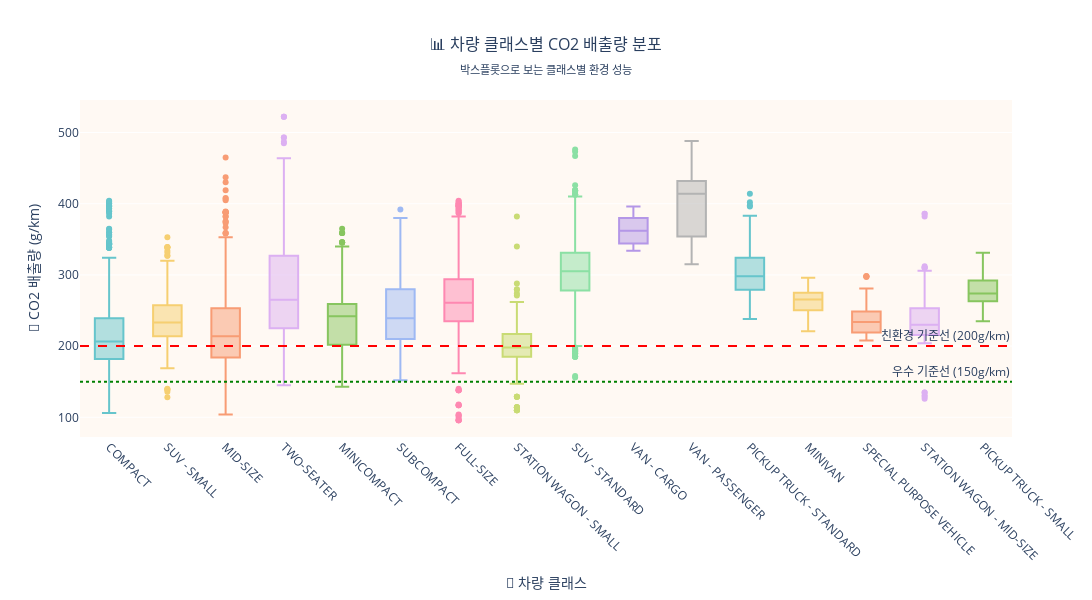

The cell this chart's notebook holds for it:
### Markdown cell above
## 📊 시각화 3: 차량 클래스별 CO2 분포
### 박스플롯으로 보는 클래스별 환경 성능

### Code cell
print("📦 생성 중: 차량 클래스별 CO2 분포...")

# 차량 클래스별 통계
class_stats = co2_data.groupby('Vehicle Class')['CO2 Emissions(g/km)'].agg(['mean', 'median', 'count']).round(1)
class_stats.columns = ['평균', '중앙값', '차량수']
class_stats = class_stats.sort_values('평균')

print("📋 차량 클래스별 CO2 배출량 통계:")
display(class_stats)

fig_box = px.box(
    co2_data,
    x='Vehicle Class',
    y='CO2 Emissions(g/km)',
    color='Vehicle Class',
    title='📊 차량 클래스별 CO2 배출량 분포 분석',
    color_discrete_sequence=px.colors.qualitative.Pastel
)

# 친환경 기준선 추가
fig_box.add_hline(
    y=200,
    line_dash="dash",
    line_color="red",
    annotation_text="친환경 기준선 (200g/km)"
)

# 우수 기준선 추가
fig_box.add_hline(
    y=150,
    line_dash="dot",
    line_color="green",
    annotation_text="우수 기준선 (150g/km)"
)

fig_box.update_layout(
    title={
        'text': '📊 차량 클래스별 CO2 배출량 분포<br><sub>박스플롯으로 보는 클래스별 환경 성능</sub>',
        'x': 0.5,
        'xanchor': 'center',
        'font': {'size': 16}
    },
    xaxis_title='🚗 차량 클래스',
    yaxis_title='🌱 CO2 배출량 (g/km)',
    showlegend=False,
    plot_bgcolor='rgba(255,248,240,0.8)',
    paper_bgcolor='white',
    width=1100,
    height=600
)

fig_box.update_xaxes(tickangle=45)
fig_box.show()

### Figure 1 — Plotly figure (JSON) as saved in the notebook; plotly's stock layout.template omitted (floating-point values rounded to 4 significant figures; data arrays with more than 128 entries replaced by an {"elided": "..."} marker saying what was removed)
{"data": [{"alignmentgroup": "True", "hovertemplate": "Vehicle Class=%{x}<br>CO2 Emissions(g/km)=%{y}<extra></extra>", "legendgroup": "COMPACT", "marker": {"color": "rgb(102, 197, 204)"}, "name": "COMPACT", "notched": false, "offsetgroup": "COMPACT", "orientation": "v", "showlegend": true, "type": "box", "x": {"elided": "1022 str values"}, "x0": " ", "xaxis": "x", "y": {"elided": "1022 int values"}, "y0": " ", "yaxis": "y"}, {"alignmentgroup": "True", "hovertemplate": "Vehicle Class=%{x}<br>CO2 Emissions(g/km)=%{y}<extra></extra>", "legendgroup": "SUV - SMALL", "marker": {"color": "rgb(246, 207, 113)"}, "name": "SUV - SMALL", "notched": false, "offsetgroup": "SUV - SMALL", "orientation": "v", "showlegend": true, "type": "box", "x": {"elided": "1217 str values"}, "x0": " ", "xaxis": "x", "y": {"elided": "1217 int values"}, "y0": " ", "yaxis": "y"}, {"alignmentgroup": "True", "hovertemplate": "Vehicle Class=%{x}<br>CO2 Emissions(g/km)=%{y}<extra></extra>", "legendgroup": "MID-SIZE", "marker": {"color": "rgb(248, 156, 116)"}, "name": "MID-SIZE", "notched": false, "offsetgroup": "MID-SIZE", "orientation": "v", "showlegend": true, "type": "box", "x": {"elided": "1133 str values"}, "x0": " ", "xaxis": "x", "y": {"elided": "1133 int values"}, "y0": " ", "yaxis": "y"}, {"alignmentgroup": "True", "hovertemplate": "Vehicle Class=%{x}<br>CO2 Emissions(g/km)=%{y}<extra></extra>", "legendgroup": "TWO-SEATER", "marker": {"color": "rgb(220, 176, 242)"}, "name": "TWO-SEATER", "notched": false, "offsetgroup": "TWO-SEATER", "orientation": "v", "showlegend": true, "type": "box", "x": {"elided": "460 str values"}, "x0": " ", "xaxis": "x", "y": {"elided": "460 int values"}, "y0": " ", "yaxis": "y"}, {"alignmentgroup": "True", "hovertemplate": "Vehicle Class=%{x}<br>CO2 Emissions(g/km)=%{y}<extra></extra>", "legendgroup": "MINICOMPACT", "marker": {"color": "rgb(135, 197, 95)"}, "name": "MINICOMPACT", "notched": false, "offsetgroup": "MINICOMPACT", "orientation": "v", "showlegend": true, "type": "box", "x": {"elided": "326 str values"}, "x0": " ", "xaxis": "x", "y": {"elided": "326 int values"}, "y0": " ", "yaxis": "y"}, {"alignmentgroup": "True", "hovertemplate": "Vehicle Class=%{x}<br>CO2 Emissions(g/km)=%{y}<extra></extra>", "legendgroup": "SUBCOMPACT", "marker": {"color": "rgb(158, 185, 243)"}, "name": "SUBCOMPACT", "notched": false, "offsetgroup": "SUBCOMPACT", "orientation": "v", "showlegend": true, "type": "box", "x": {"elided": "606 str values"}, "x0": " ", "xaxis": "x", "y": {"elided": "606 int values"}, "y0": " ", "yaxis": "y"}, {"alignmentgroup": "True", "hovertemplate": "Vehicle Class=%{x}<br>CO2 Emissions(g/km)=%{y}<extra></extra>", "legendgroup": "FULL-SIZE", "marker": {"color": "rgb(254, 136, 177)"}, "name": "FULL-SIZE", "notched": false, "offsetgroup": "FULL-SIZE", "orientation": "v", "showlegend": true, "type": "box", "x": {"elided": "639 str values"}, "x0": " ", "xaxis": "x", "y": {"elided": "639 int values"}, "y0": " ", "yaxis": "y"}, {"alignmentgroup": "True", "hovertemplate": "Vehicle Class=%{x}<br>CO2 Emissions(g/km)=%{y}<extra></extra>", "legendgroup": "STATION WAGON - SMALL", "marker": {"color": "rgb(201, 219, 116)"}, "name": "STATION WAGON - SMALL", "notched": false, "offsetgroup": "STATION WAGON - SMALL", "orientation": "v", "showlegend": true, "type": "box", "x": {"elided": "252 str values"}, "x0": " ", "xaxis": "x", "y": {"elided": "252 int values"}, "y0": " ", "yaxis": "y"}, {"alignmentgroup": "True", "hovertemplate": "Vehicle Class=%{x}<br>CO2 Emissions(g/km)=%{y}<extra></extra>", "legendgroup": "SUV - STANDARD", "marker": {"color": "rgb(139, 224, 164)"}, "name": "SUV - STANDARD", "notched": false, "offsetgroup": "SUV - STANDARD", "orientation": "v", "showlegend": true, "type": "box", "x": {"elided": "735 str values"}, "x0": " ", "xaxis": "x", "y": {"elided": "735 int values"}, "y0": " ", "yaxis": "y"}, {"alignmentgroup": "True", "hovertemplate": "Vehicle Class=%{x}<br>CO2 Emissions(g/km)=%{y}<extra></extra>", "legendgroup": "VAN - CARGO", "marker": {"color": "rgb(180, 151, 231)"}, "name": "VAN - CARGO", "notched": false, "offsetgroup": "VAN - CARGO", "orientation": "v", "showlegend": true, "type": "box", "x": ["VAN - CARGO", "VAN - CARGO", "VAN - CARGO", "VAN - CARGO", "VAN - CARGO", "VAN - CARGO", "VAN - CARGO", "VAN - CARGO", "VAN - CARGO", "VAN - CARGO", "VAN - CARGO", "VAN - CARGO", "VAN - CARGO", "VAN - CARGO", "VAN - CARGO", "VAN - CARGO", "VAN - CARGO", "VAN - CARGO", "VAN - CARGO", "VAN - CARGO", "VAN - CARGO", "VAN - CARGO"], "x0": " ", "xaxis": "x", "y": [347, 366, 334, 380, 344, 380, 344, 380, 362, 373, 350, 396, 360, 347, 366, 334, 380, 344, 380, 344, 380, 362], "y0": " ", "yaxis": "y"}, {"alignmentgroup": "True", "hovertemplate": "Vehicle Class=%{x}<br>CO2 Emissions(g/km)=%{y}<extra></extra>", "legendgroup": "VAN - PASSENGER", "marker": {"color": "rgb(179, 179, 179)"}, "name": "VAN - PASSENGER", "notched": false, "offsetgroup": "VAN - PASSENGER", "orientation": "v", "showlegend": true, "type": "box", "x": ["VAN - PASSENGER", "VAN - PASSENGER", "VAN - PASSENGER", "VAN - PASSENGER", "VAN - PASSENGER", "VAN - PASSENGER", "VAN - PASSENGER", "VAN - PASSENGER", "VAN - PASSENGER", "VAN - PASSENGER", "VAN - PASSENGER", "VAN - PASSENGER", "VAN - PASSENGER", "VAN - PASSENGER", "VAN - PASSENGER", "VAN - PASSENGER", "VAN - PASSENGER", "VAN - PASSENGER", "VAN - PASSENGER", "VAN - PASSENGER", "VAN - PASSENGER", "VAN - PASSENGER", "VAN - PASSENGER", "VAN - PASSENGER", "VAN - PASSENGER", "VAN - PASSENGER", "VAN - PASSENGER", "VAN - PASSENGER", "VAN - PASSENGER", "VAN - PASSENGER", "VAN - PASSENGER", "VAN - PASSENGER", "VAN - PASSENGER", "VAN - PASSENGER", "VAN - PASSENGER", "VAN - PASSENGER", "VAN - PASSENGER", "VAN - PASSENGER", "VAN - PASSENGER", "VAN - PASSENGER", "VAN - PASSENGER", "VAN - PASSENGER", "VAN - PASSENGER", "VAN - PASSENGER", "VAN - PASSENGER", "VAN - PASSENGER", "VAN - PASSENGER", "VAN - PASSENGER", "VAN - PASSENGER", "VAN - PASSENGER", "VAN - PASSENGER", "VAN - PASSENGER", "VAN - PASSENGER", "VAN - PASSENGER", "VAN - PASSENGER", "VAN - PASSENGER", "VAN - PASSENGER", "VAN - PASSENGER", "VAN - PASSENGER", "VAN - PASSENGER", "VAN - PASSENGER", "VAN - PASSENGER", "VAN - PASSENGER", "VAN - PASSENGER", "VAN - PASSENGER", "VAN - PASSENGER"], "x0": " ", "xaxis": "x", "y": [380, 344, 380, 362, 414, 432, 411, 419, 435, 413, 386, 368, 488, 421, 382, 380, 344, 380, 362, 414, 432, 411, 419, 435, 413, 414, 432, 432, 414, 416, 437, 437, 418, 338, 340, 315, 414, 432, 432, 414, 416, 437, 437, 418, 441, 465, 342, 356, 345, 441, 465, 438, 445, 344, 354, 343, 438, 445, 345, 354, 346, 355, 340, 316, 352, 328], "y0": " ", "yaxis": "y"}, {"alignmentgroup": "True", "hovertemplate": "Vehicle Class=%{x}<br>CO2 Emissions(g/km)=%{y}<extra></extra>", "legendgroup": "PICKUP TRUCK - STANDARD", "marker": {"color": "rgb(102, 197, 204)"}, "name": "PICKUP TRUCK - STANDARD", "notched": false, "offsetgroup": "PICKUP TRUCK - STANDARD", "orientation": "v", "showlegend": true, "type": "box", "x": {"elided": "538 str values"}, "x0": " ", "xaxis": "x", "y": {"elided": "538 int values"}, "y0": " ", "yaxis": "y"}, {"alignmentgroup": "True", "hovertemplate": "Vehicle Class=%{x}<br>CO2 Emissions(g/km)=%{y}<extra></extra>", "legendgroup": "MINIVAN", "marker": {"color": "rgb(246, 207, 113)"}, "name": "MINIVAN", "notched": false, "offsetgroup": "MINIVAN", "orientation": "v", "showlegend": true, "type": "box", "x": ["MINIVAN", "MINIVAN", "MINIVAN", "MINIVAN", "MINIVAN", "MINIVAN", "MINIVAN", "MINIVAN", "MINIVAN", "MINIVAN", "MINIVAN", "MINIVAN", "MINIVAN", "MINIVAN", "MINIVAN", "MINIVAN", "MINIVAN", "MINIVAN", "MINIVAN", "MINIVAN", "MINIVAN", "MINIVAN", "MINIVAN", "MINIVAN", "MINIVAN", "MINIVAN", "MINIVAN", "MINIVAN", "MINIVAN", "MINIVAN", "MINIVAN", "MINIVAN", "MINIVAN", "MINIVAN", "MINIVAN", "MINIVAN", "MINIVAN", "MINIVAN", "MINIVAN", "MINIVAN", "MINIVAN", "MINIVAN", "MINIVAN", "MINIVAN", "MINIVAN", "MINIVAN", "MINIVAN", "MINIVAN", "MINIVAN", "MINIVAN", "MINIVAN", "MINIVAN", "MINIVAN", "MINIVAN", "MINIVAN", "MINIVAN", "MINIVAN", "MINIVAN", "MINIVAN", "MINIVAN", "MINIVAN", "MINIVAN", "MINIVAN", "MINIVAN", "MINIVAN", "MINIVAN", "MINIVAN", "MINIVAN", "MINIVAN", "MINIVAN", "MINIVAN", "MINIVAN", "MINIVAN", "MINIVAN", "MINIVAN", "MINIVAN", "MINIVAN", "MINIVAN", "MINIVAN", "MINIVAN"], "x0": " ", "xaxis": "x", "y": [276, 269, 271, 264, 244, 276, 223, 225, 255, 262, 254, 260, 285, 278, 276, 269, 271, 262, 244, 267, 262, 288, 221, 225, 242, 262, 254, 262, 288, 282, 279, 276, 269, 250, 275, 269, 296, 226, 229, 267, 290, 257, 249, 276, 274, 251, 275, 269, 296, 226, 230, 255, 274, 259, 249, 276, 274, 252, 247, 275, 269, 296, 256, 274, 259, 249, 276, 274, 252, 247, 272, 254, 274, 249, 249, 276, 248, 271, 259, 274], "y0": " ", "yaxis": "y"}, {"alignmentgroup": "True", "hovertemplate": "Vehicle Class=%{x}<br>CO2 Emissions(g/km)=%{y}<extra></extra>", "legendgroup": "SPECIAL PURPOSE VEHICLE", "marker": {"color": "rgb(248, 156, 116)"}, "name": "SPECIAL PURPOSE VEHICLE", "notched": false, "offsetgroup": "SPECIAL PURPOSE VEHICLE", "orientation": "v", "showlegend": true, "type": "box", "x": ["SPECIAL PURPOSE VEHICLE", "SPECIAL PURPOSE VEHICLE", "SPECIAL PURPOSE VEHICLE", "SPECIAL PURPOSE VEHICLE", "SPECIAL PURPOSE VEHICLE", "SPECIAL PURPOSE VEHICLE", "SPECIAL PURPOSE VEHICLE", "SPECIAL PURPOSE VEHICLE", "SPECIAL PURPOSE VEHICLE", "SPECIAL PURPOSE VEHICLE", "SPECIAL PURPOSE VEHICLE", "SPECIAL PURPOSE VEHICLE", "SPECIAL PURPOSE VEHICLE", "SPECIAL PURPOSE VEHICLE", "SPECIAL PURPOSE VEHICLE", "SPECIAL PURPOSE VEHICLE", "SPECIAL PURPOSE VEHICLE", "SPECIAL PURPOSE VEHICLE", "SPECIAL PURPOSE VEHICLE", "SPECIAL PURPOSE VEHICLE", "SPECIAL PURPOSE VEHICLE", "SPECIAL PURPOSE VEHICLE", "SPECIAL PURPOSE VEHICLE", "SPECIAL PURPOSE VEHICLE", "SPECIAL PURPOSE VEHICLE", "SPECIAL PURPOSE VEHICLE", "SPECIAL PURPOSE VEHICLE", "SPECIAL PURPOSE VEHICLE", "SPECIAL PURPOSE VEHICLE", "SPECIAL PURPOSE VEHICLE", "SPECIAL PURPOSE VEHICLE", "SPECIAL PURPOSE VEHICLE", "SPECIAL PURPOSE VEHICLE", "SPECIAL PURPOSE VEHICLE", "SPECIAL PURPOSE VEHICLE", "SPECIAL PURPOSE VEHICLE", "SPECIAL PURPOSE VEHICLE", "SPECIAL PURPOSE VEHICLE", "SPECIAL PURPOSE VEHICLE", "SPECIAL PURPOSE VEHICLE", "SPECIAL PURPOSE VEHICLE", "SPECIAL PURPOSE VEHICLE", "SPECIAL PURPOSE VEHICLE", "SPECIAL PURPOSE VEHICLE", "SPECIAL PURPOSE VEHICLE", "SPECIAL PURPOSE VEHICLE", "SPECIAL PURPOSE VEHICLE", "SPECIAL PURPOSE VEHICLE", "SPECIAL PURPOSE VEHICLE", "SPECIAL PURPOSE VEHICLE", "SPECIAL PURPOSE VEHICLE", "SPECIAL PURPOSE VEHICLE", "SPECIAL PURPOSE VEHICLE", "SPECIAL PURPOSE VEHICLE", "SPECIAL PURPOSE VEHICLE", "SPECIAL PURPOSE VEHICLE", "SPECIAL PURPOSE VEHICLE", "SPECIAL PURPOSE VEHICLE", "SPECIAL PURPOSE VEHICLE", "SPECIAL PURPOSE VEHICLE", "SPECIAL PURPOSE VEHICLE", "SPECIAL PURPOSE VEHICLE", "SPECIAL PURPOSE VEHICLE", "SPECIAL PURPOSE VEHICLE", "SPECIAL PURPOSE VEHICLE", "SPECIAL PURPOSE VEHICLE", "SPECIAL PURPOSE VEHICLE", "SPECIAL PURPOSE VEHICLE", "SPECIAL PURPOSE VEHICLE", "SPECIAL PURPOSE VEHICLE", "SPECIAL PURPOSE VEHICLE", "SPECIAL PURPOSE VEHICLE", "SPECIAL PURPOSE VEHICLE", "SPECIAL PURPOSE VEHICLE", "SPECIAL PURPOSE VEHICLE", "SPECIAL PURPOSE VEHICLE", "SPECIAL PURPOSE VEHICLE"], "x0": " ", "xaxis": "x", "y": [218, 228, 232, 239, 235, 281, 214, 216, 216, 228, 235, 239, 232, 281, 216, 225, 220, 223, 243, 243, 233, 252, 252, 240, 252, 252, 240, 268, 298, 233, 248, 220, 231, 220, 244, 234, 253, 242, 298, 240, 248, 220, 232, 218, 244, 234, 251, 241, 298, 251, 268, 218, 232, 219, 219, 209, 247, 214, 214, 208, 251, 297, 251, 248, 268, 218, 232, 219, 209, 219, 247, 214, 214, 208, 251, 218, 232], "y0": " ", "yaxis": "y"}, {"alignmentgroup": "True", "hovertemplate": "Vehicle Class=%{x}<br>CO2 Emissions(g/km)=%{y}<extra></extra>", "legendgroup": "STATION WAGON - MID-SIZE", "marker": {"color": "rgb(220, 176, 242)"}, "name": "STATION WAGON - MID-SIZE", "notched": false, "offsetgroup": "STATION WAGON - MID-SIZE", "orientation": "v", "showlegend": true, "type": "box", "x": ["STATION WAGON - MID-SIZE", "STATION WAGON - MID-SIZE", "STATION WAGON - MID-SIZE", "STATION WAGON - MID-SIZE", "STATION WAGON - MID-SIZE", "STATION WAGON - MID-SIZE", "STATION WAGON - MID-SIZE", "STATION WAGON - MID-SIZE", "STATION WAGON - MID-SIZE", "STATION WAGON - MID-SIZE", "STATION WAGON - MID-SIZE", "STATION WAGON - MID-SIZE", "STATION WAGON - MID-SIZE", "STATION WAGON - MID-SIZE", "STATION WAGON - MID-SIZE", "STATION WAGON - MID-SIZE", "STATION WAGON - MID-SIZE", "STATION WAGON - MID-SIZE", "STATION WAGON - MID-SIZE", "STATION WAGON - MID-SIZE", "STATION WAGON - MID-SIZE", "STATION WAGON - MID-SIZE", "STATION WAGON - MID-SIZE", "STATION WAGON - MID-SIZE", "STATION WAGON - MID-SIZE", "STATION WAGON - MID-SIZE", "STATION WAGON - MID-SIZE", "STATION WAGON - MID-SIZE", "STATION WAGON - MID-SIZE", "STATION WAGON - MID-SIZE", "STATION WAGON - MID-SIZE", "STATION WAGON - MID-SIZE", "STATION WAGON - MID-SIZE", "STATION WAGON - MID-SIZE", "STATION WAGON - MID-SIZE", "STATION WAGON - MID-SIZE", "STATION WAGON - MID-SIZE", "STATION WAGON - MID-SIZE", "STATION WAGON - MID-SIZE", "STATION WAGON - MID-SIZE", "STATION WAGON - MID-SIZE", "STATION WAGON - MID-SIZE", "STATION WAGON - MID-SIZE", "STATION WAGON - MID-SIZE", "STATION WAGON - MID-SIZE", "STATION WAGON - MID-SIZE", "STATION WAGON - MID-SIZE", "STATION WAGON - MID-SIZE", "STATION WAGON - MID-SIZE", "STATION WAGON - MID-SIZE", "STATION WAGON - MID-SIZE", "STATION WAGON - MID-SIZE", "STATION WAGON - MID-SIZE"], "x0": " ", "xaxis": "x", "y": [212, 214, 242, 310, 310, 126, 214, 214, 248, 306, 216, 225, 228, 129, 214, 220, 310, 253, 230, 232, 131, 210, 259, 230, 232, 135, 204, 219, 221, 312, 225, 222, 261, 230, 232, 135, 216, 214, 224, 239, 299, 225, 254, 240, 242, 382, 219, 233, 299, 240, 242, 386, 386], "y0": " ", "yaxis": "y"}, {"alignmentgroup": "True", "hovertemplate": "Vehicle Class=%{x}<br>CO2 Emissions(g/km)=%{y}<extra></extra>", "legendgroup": "PICKUP TRUCK - SMALL", "marker": {"color": "rgb(135, 197, 95)"}, "name": "PICKUP TRUCK - SMALL", "notched": false, "offsetgroup": "PICKUP TRUCK - SMALL", "orientation": "v", "showlegend": true, "type": "box", "x": {"elided": "159 str values"}, "x0": " ", "xaxis": "x", "y": {"elided": "159 int values"}, "y0": " ", "yaxis": "y"}], "layout": {"annotations": [{"showarrow": false, "text": "친환경 기준선 (200g/km)", "x": 1, "xanchor": "right", "xref": "x domain", "y": 200, "yanchor": "bottom", "yref": "y"}, {"showarrow": false, "text": "우수 기준선 (150g/km)", "x": 1, "xanchor": "right", "xref": "x domain", "y": 150, "yanchor": "bottom", "yref": "y"}], "boxmode": "overlay", "height": 600, "legend": {"title": {"text": "Vehicle Class"}, "tracegroupgap": 0}, "paper_bgcolor": "white", "plot_bgcolor": "rgba(255,248,240,0.8)", "shapes": [{"line": {"color": "red", "dash": "dash"}, "type": "line", "x0": 0, "x1": 1, "xref": "x domain", "y0": 200, "y1": 200, "yref": "y"}, {"line": {"color": "green", "dash": "dot"}, "type": "line", "x0": 0, "x1": 1, "xref": "x domain", "y0": 150, "y1": 150, "yref": "y"}], "showlegend": false, "title": {"font": {"size": 16}, "text": "📊 차량 클래스별 CO2 배출량 분포<br><sub>박스플롯으로 보는 클래스별 환경 성능</sub>", "x": 0.5, "xanchor": "center"}, "width": 1100, "xaxis": {"anchor": "y", "categoryarray": ["COMPACT", "SUV - SMALL", "MID-SIZE", "TWO-SEATER", "MINICOMPACT", "SUBCOMPACT", "FULL-SIZE", "STATION WAGON - SMALL", "SUV - STANDARD", "VAN - CARGO", "VAN - PASSENGER", "PICKUP TRUCK - STANDARD", "MINIVAN", "SPECIAL PURPOSE VEHICLE", "STATION WAGON - MID-SIZE", "PICKUP TRUCK - SMALL"], "categoryorder": "array", "domain": [0, 1], "tickangle": 45, "title": {"text": "🚗 차량 클래스"}}, "yaxis": {"anchor": "x", "domain": [0, 1], "title": {"text": "🌱 CO2 배출량 (g/km)"}}}}
